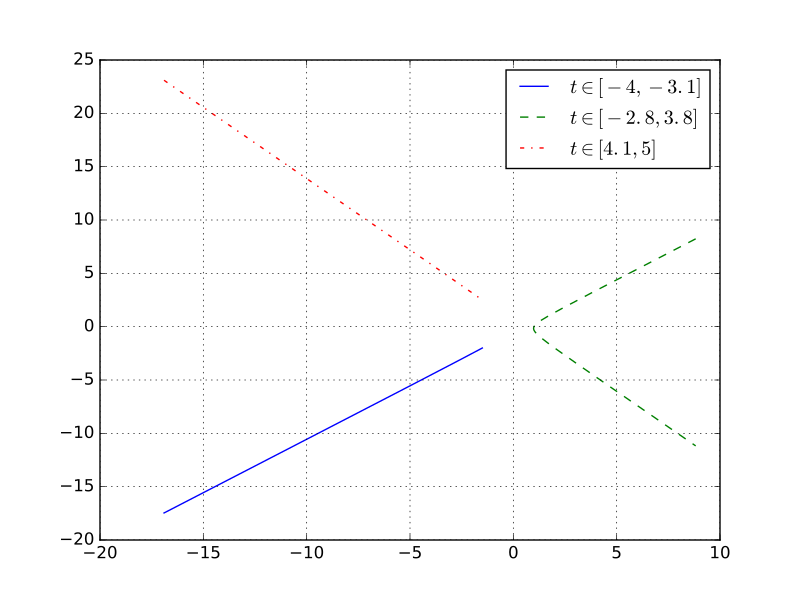

This chart was generated by the following Python code:
import numpy as np
import matplotlib
import matplotlib.pyplot as plt

def F(t):
    a = t*t - t - 12
    return (-12/a,4*t/a)

bounds = [[-4,-3.1],[-2.8,3.8],[4.1,5]]
opt = ['-','--','-.']

fig = plt.figure()
ax = fig.add_subplot(111)

for i, b in enumerate(bounds):
    T = np.linspace(*b,300)
    X,Y = F(T)
    lbl = r'$t\in[{0}, {1}]$'.format(b[0],b[1])
    ax.plot(X,Y, opt[i],
           label=lbl
           )

ax.legend()
ax.grid()
fig.show()
